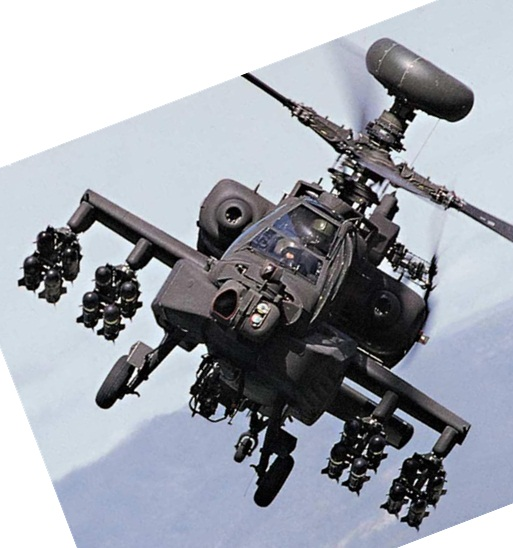
#> input picture targetA.jpg, 513 x 548 px
$ python cvSift.py
#> lines starting #> are read from the running program, lines starting #| are printed output that depends on the picture
import cv2
import numpy as np


img_target_color = cv2.imread("targetA.jpg", cv2.IMREAD_COLOR)
#> img_target_color is the input picture: shape (548, 513, 3); mean B, G, R 173.1, 164.6, 160.6
img_data_color = cv2.imread("./dataset/3.jpg", cv2.IMREAD_COLOR)
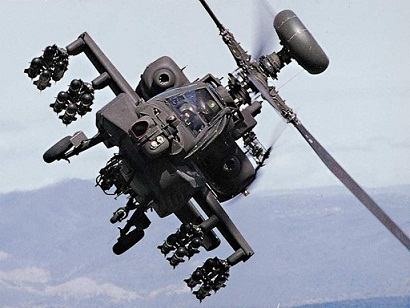
#> input picture dataset/3.jpg, 410 x 308 px
#> img_data_color is the input picture: shape (308, 410, 3); mean B, G, R 170.9, 158.1, 152.2
img_target = cv2.imread("targetA.jpg", cv2.IMREAD_GRAYSCALE)
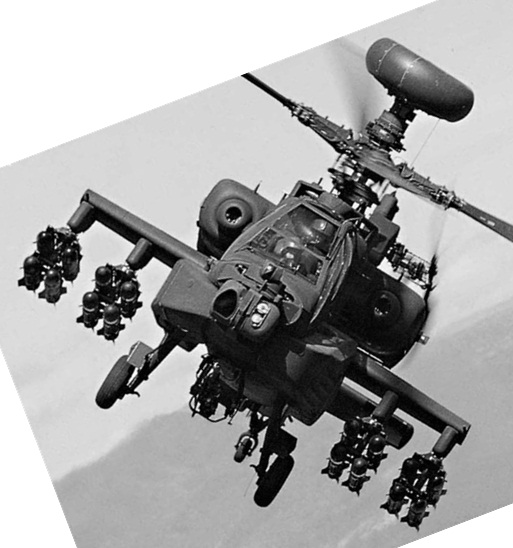
#> img_target: shape (548, 513); min 0, max 255, mean 164.3
img_data = cv2.imread("./dataset/3.jpg", cv2.IMREAD_GRAYSCALE)
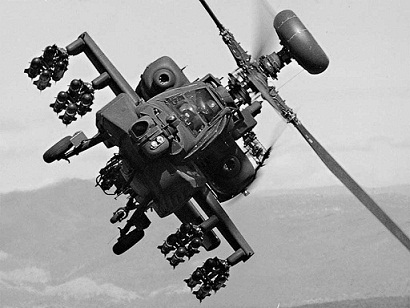
#> img_data: shape (308, 410); min 0, max 255, mean 157.8

sift = cv2.xfeatures2d.SIFT_create(nfeatures=200)
kp1, des1 = sift.detectAndCompute(img_target, None)
#> kp1 = 200 keypoints; strongest (x, y, size): (43, 273, 1.9), (362, 225, 3), (113, 285, 2), (101, 310, 2)
kp2, des2 = sift.detectAndCompute(img_data, None)
#> kp2 = 200 keypoints; strongest (x, y, size): (236, 113, 1.9), (78, 103, 1.8), (236, 100, 2.5), (249, 90, 2.4)

bf = cv2.BFMatcher()
matches = bf.knnMatch(des1, des2, k=2)
#> matches = 200 matches
nice_match = []
for m, n in matches:
    if m.distance < 0.75 * n.distance:
        nice_match.append([m])
#> after the loop, nice_match = 62 matches

M = max([img_target.shape[0], img_data.shape[0]])
#> M = 548
N = img_target.shape[1] + img_data.shape[1]
#> N = 923
img_match = np.zeros((M, N))
img_match = np.zeros(())
img_match = cv2.drawMatchesKnn(img_target_color, kp1, img_data_color, kp2,
    nice_match, img_match, matchColor=[0,0,255], singlePointColor=[255,0,0])
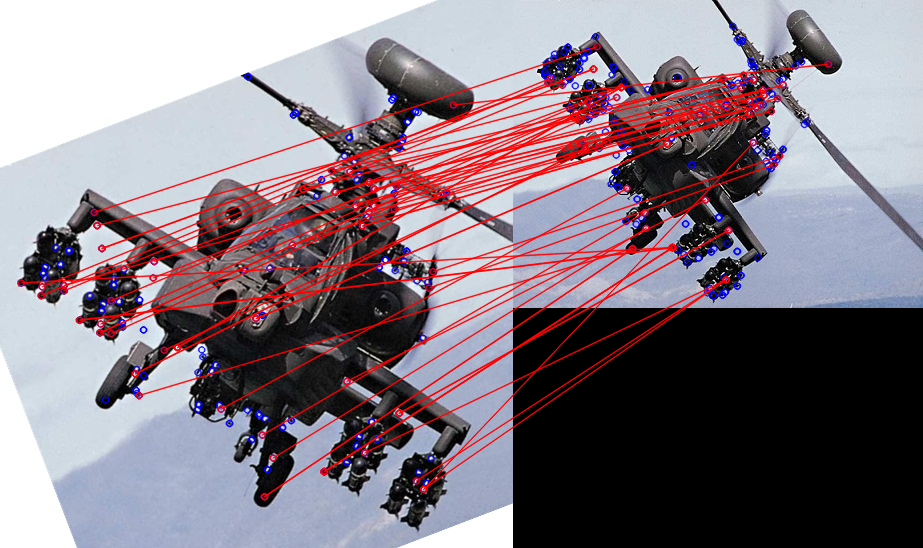
#> img_match: shape (548, 923, 3); mean B, G, R 132, 122.3, 134.4

cv2.imshow("CvMatch", img_match)
cv2.waitKey(0)
